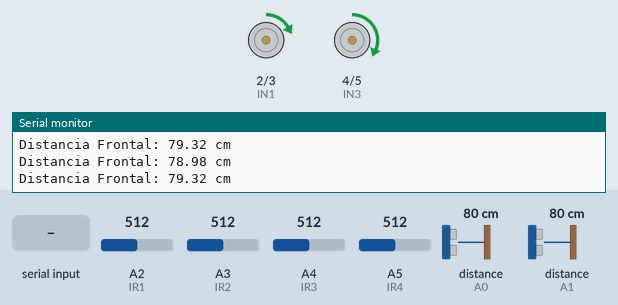
Simulated run of this sketch. Board: Arduino Uno, built with avr-gcc and run on an emulated ATmega328P. On the bench: motor-driver pin pairs drawn as motors (green arrow = first pin HIGH = forward, orange = second pin HIGH = backward, longer = more drive, scaled by the enable pin), the last lines printed to the serial monitor. Wiring (inferred from the names in the program): ultrasonic range finder: trigger pin 7; echo A1. The test bench sets the inputs (shaded band); at power-on: distance to the obstacle (sensors on A1, A0) 80 cm, A2 (IR1) = 512, A3 (IR2) = 512, A4 (IR3) = 512, A5 (IR4) = 512. The echo pulse lasts 58.3 µs per cm.

Above: at 1.2 s.
1.3 s: distance to the obstacle (sensor on A1) set to 72 cm
4.3 s: "ATRAS\n" received over Serial
At 5.4 s:
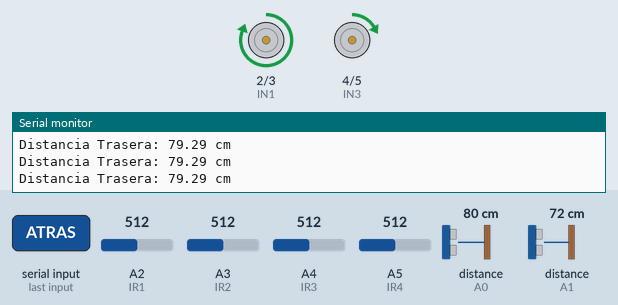
5.8 s: "ADELANTE\n" received over Serial
At 8.7 s:
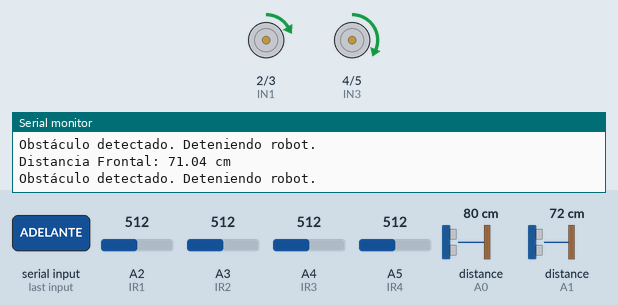
8.8 s: distance to the obstacle (sensor on A1) set to 120 cm
Timing chart, 0 to 11.3 s (numbered marks = the images above; inputs shaded):
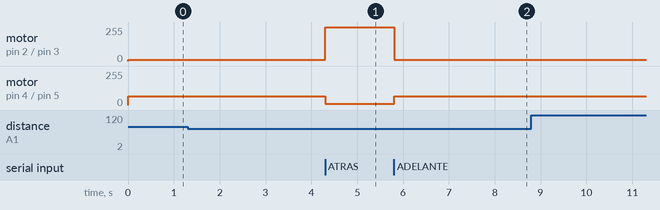

Measured:
- after the input at 4.3 s, motor on pin 2 (IN1) / pin 3 (IN2): forward 10/255 → forward 255/255 at once; motor on pin 4 (IN3) / pin 5 (IN4): forward 65/255 → forward 10/255 at once
- after the input at 5.8 s, motor on pin 2 (IN1) / pin 3 (IN2): forward 255/255 → forward 10/255 at once; motor on pin 4 (IN3) / pin 5 (IN4): forward 10/255 → forward 65/255 at once

The sketch:

1.ino
```cpp
#define ENA 10 //velocidad mot izq
#define ENB 11  // velocidad mot der
#define IN1 2   //direccion motor izq
#define IN2 3
#define IN3 4   //direccion motor der
#define IN4 5
#define TRIG1 7
#define ECHO1 A1
#define TRIG2 8
#define ECHO2 A0
#define INTERVALO 100
#define SOUND_SPEED 0.034
#define DISTANCIA_MINIMA 75
#define IR1 A2 // gris
#define IR4 A5 // negro
#define IR2 A3 // negro
#define IR3 A4 // gris

int velocidadena = 255;
int velocidadCorreccion = 10;
int velocidadenb = 65;
int velocidadmin = 0;
unsigned long medicionAnterior = 0;
const long intervalo = 200;
unsigned long tiempoAnterior = 0;
bool direccion = true; // true = adelante, false = atrás

void setup() {
  pinMode(IN1, OUTPUT);
  pinMode(IN2, OUTPUT);
  pinMode(IN3, OUTPUT);
  pinMode(IN4, OUTPUT);
  pinMode(ENA, OUTPUT);
  pinMode(ENB, OUTPUT);
  pinMode(TRIG1, OUTPUT);
  pinMode(ECHO1, INPUT);
  pinMode(TRIG2, OUTPUT);
  pinMode(ECHO2, INPUT);
  pinMode(IR1, INPUT);
  pinMode(IR2, INPUT);
  pinMode(IR3, INPUT);
  pinMode(IR4, INPUT);

  Serial.begin(9600);

  detenerRobot();
}

void loop() {

  // Escuchar comandos desde el puerto serie
  if (Serial.available() > 0) {
    String command = Serial.readStringUntil('\n');
    if (command == "ADELANTE") {
      moverAdelante();
    } else if (command == "ATRAS") {
      moverAtras();
    } else if (command == "LLEGASTE"){
      detenerRobot();
      }
  }

  IR();

  if (millis() - medicionAnterior >= intervalo) {
    medicionAnterior = millis();
    float distancia = medirDistancia(direccion ? TRIG1 : TRIG2, direccion ? ECHO1 : ECHO2);

    Serial.print("Distancia ");
    Serial.print(direccion ? "Frontal: " : "Trasera: ");
    Serial.print(distancia);
    Serial.println(" cm");

    if (distancia <= DISTANCIA_MINIMA) {
      Serial.println("Obstáculo detectado. Deteniendo robot.");
      detenerRobot();
    }
  }
}

float medirDistancia(int trigPin, int echoPin) {
  digitalWrite(trigPin, LOW);
  delayMicroseconds(2);
  digitalWrite(trigPin, HIGH);
  delayMicroseconds(10);
  digitalWrite(trigPin, LOW);

  long duracion = pulseIn(echoPin, HIGH);
  float distancia = duracion * SOUND_SPEED / 2;
  return distancia;
}

void detenerRobot() {
  digitalWrite(IN1, LOW);
  digitalWrite(IN2, LOW);
  digitalWrite(IN3, LOW);
  digitalWrite(IN4, LOW);
  analogWrite(ENA, velocidadmin);
  analogWrite(ENB, velocidadmin);
}

void IR() {
  int valoresIR[4] = {analogRead(IR1), analogRead(IR2), analogRead(IR3), analogRead(IR4)};
  bool derechaClara = valoresIR[0] >= 900 && valoresIR[2] >= 900;
  bool izquierdaOscura = valoresIR[1] > 100 && valoresIR[3] > 100;

  if (derechaClara && !izquierdaOscura) { // Ambos sensores derechos detectan línea
    direccion ? moverAdelante() : moverAtras();
  } else if (izquierdaOscura) { // Ambos sensores izquierdos detectan fuera de línea
    direccion ? correccionIzquierda() : correccionDerecha();
  } else if (!derechaClara) { // Ambos sensores derechos detectan fuera de línea
    direccion ? correccionDerecha() : correccionIzquierda();
  } else {
    detenerRobot();
    Serial.println("Los sensores infrarrojos funcionan mal");
  }
}

void moverAdelante() {
  direccion = true;
  digitalWrite(IN1, HIGH);
  digitalWrite(IN2, LOW);
  digitalWrite(IN3, HIGH);
  digitalWrite(IN4, LOW);
  analogWrite(ENA, velocidadena);
  analogWrite(ENB, velocidadenb);
}

void moverAtras() {
  direccion = false;
  digitalWrite(IN1, LOW);
  digitalWrite(IN2, HIGH);
  digitalWrite(IN3, LOW);
  digitalWrite(IN4, HIGH);
  analogWrite(ENA, velocidadena);
  analogWrite(ENB, velocidadenb);
}

void correccionIzquierda() {
  digitalWrite(IN1, HIGH);
  digitalWrite(IN2, LOW);
  digitalWrite(IN3, HIGH);
  digitalWrite(IN4, LOW);
  analogWrite(ENA, velocidadCorreccion);
  analogWrite(ENB, velocidadenb);
}

void correccionDerecha() {
  digitalWrite(IN1, HIGH);
  digitalWrite(IN2, LOW);
  digitalWrite(IN3, HIGH);
  digitalWrite(IN4, LOW);
  analogWrite(ENA, velocidadena);
  analogWrite(ENB, velocidadCorreccion);
}
```
